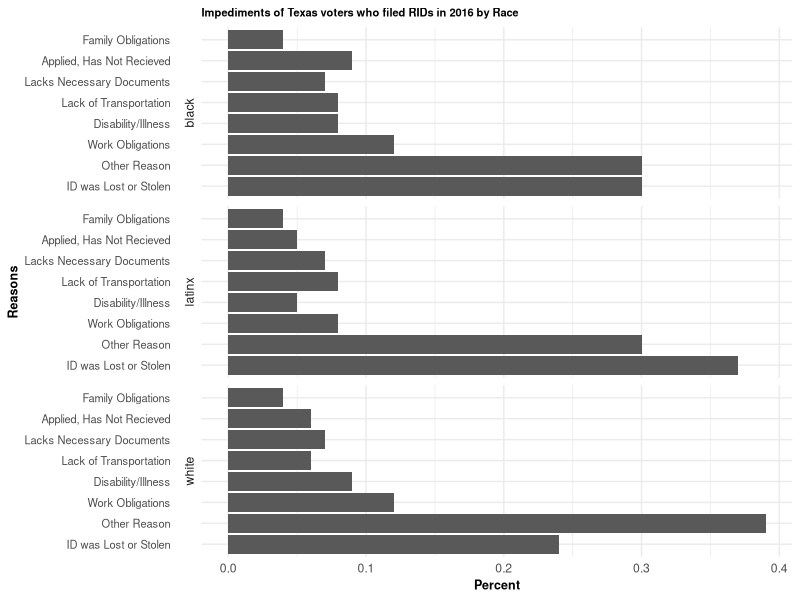
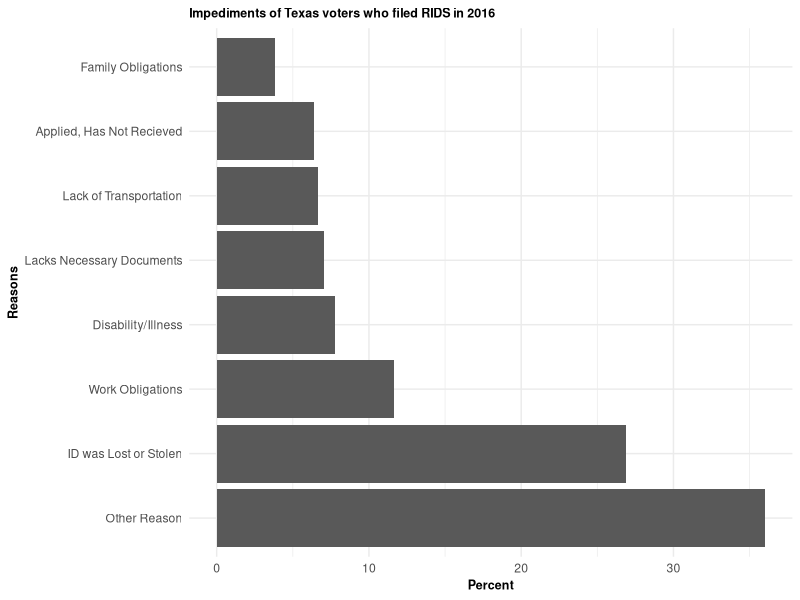
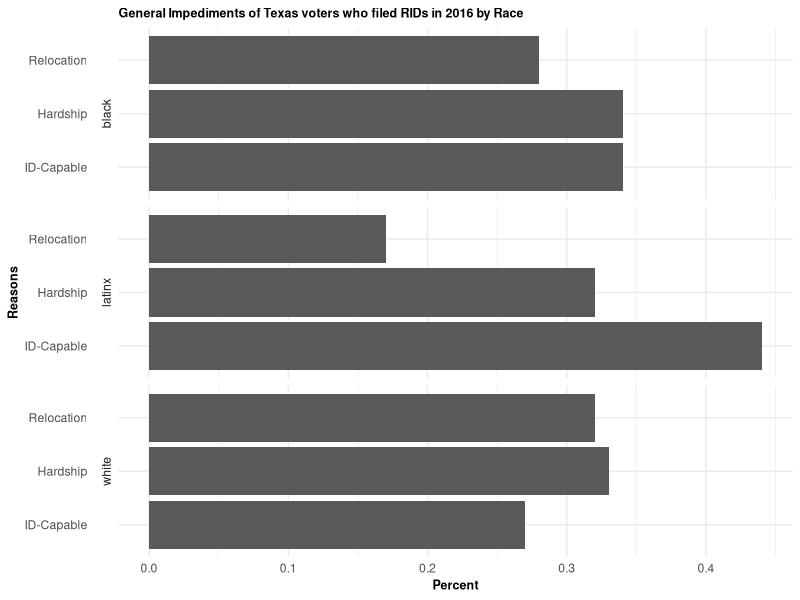

Reproduce these figures in R, in order.
## ---- chunk 1
#| include: false
#| warning: false
#| message: false

#### Workspace setup ####
library(tidyverse)
library(ggplot2)
library(knitr)

#### Load data ####
cleaned_reason_data <- read_csv("../../data/analysis_data/cleaned_reason_data.csv", show_col_types = FALSE)
## ---- chunk 2
#| echo: false # Code will run and its output will show but the code itself will not be included in the doc
#| warning: false # Warnings are not included 
#| message: false # Messages are not included 

## Figure A1: 
# https://dataverse.harvard.edu/file.xhtml?fileId=4328158&version=1.0

figure_A1_rep_all_data <- cleaned_reason_data |>
  select(family, applied, transport, birthcert, disability, work, lost, other, black, latino, white)

# White 
figure_A1_rep_white_data <- figure_A1_rep_all_data |>
  # Filter for white
  filter(white == 1) |>
  # Remove other races
  select(-c(black, latino)) |>
  # Get percentages 
  mutate( 
    "Family Obligations" = round(sum(family) / n(), 2),
    "Applied, Has Not Recieved" = round(sum(applied) / n(), 2),
    "Lack of Transportation" = round(sum(transport) / n(), 2),
    "Lacks Necessary Documents" = round(sum(birthcert) / n(), 2), 
    "Disability/Illness" = round(sum(disability) / n(), 2),
    "Work Obligations" = round(sum(work) / n(), 2), 
    "ID was Lost or Stolen" = round(sum(lost) / n(), 2), 
    "Other Reason" = round(sum(other) / n(), 2)
  ) |>
  # Remove the original columns
  select(-c(family, applied, transport, birthcert, disability, work, lost, other, white)) |>
  # Have the percentages only show up in 1 row
  unique() |>
  # Code snippet to convert to a 1-column matrix and then to a vector 
  # was adapted from the following: https://www.geeksforgeeks.org/convert-matrix-to-vector-in-r/
  t() |> # Convert 1-row matrix into a 1-column matrix
  c() |> # Convert to a vector
  tibble() |> # Change into a tibble
  rename( # Left side is the new name and the right side is the old name
    percent = "c(...)"
  ) |>
  mutate(
    reasons = c("Family Obligations", 
                "Applied, Has Not Recieved", 
                "Lack of Transportation", 
                "Lacks Necessary Documents",
                "Disability/Illness", 
                "Work Obligations", 
                "ID was Lost or Stolen",
                "Other Reason"),
     # Add column for race
    race = "white"
  ) 


# Black
figure_A1_rep_black_data <- figure_A1_rep_all_data |>
  # Filter for black
  filter(black == 1) |>
  # Remove other races
  select(-c(white, latino)) |>
  # Get percentages 
  mutate( 
    "Family Obligations" = round(sum(family) / n(), 2),
    "Applied, Has Not Recieved" = round(sum(applied) / n(), 2),
    "Lack of Transportation" = round(sum(transport) / n(), 2),
    "Lacks Necessary Documents" = round(sum(birthcert) / n(), 2), 
    "Disability/Illness" = round(sum(disability) / n(), 2),
    "Work Obligations" = round(sum(work) / n(), 2), 
    "ID was Lost or Stolen" = round(sum(lost) / n(), 2), 
    "Other Reason" = round(sum(other) / n(), 2)
  ) |>
  # Remove the original columns
  select(-c(family, applied, transport, birthcert, disability, work, lost, other, black)) |>
  # Have the percentages only show up in 1 row
  unique() |>
  # Code snippet to convert to a 1-column matrix and then to a vector 
  # was adapted from the following: https://www.geeksforgeeks.org/convert-matrix-to-vector-in-r/
  t() |> # Convert 1-row matrix into a 1-column matrix
  c() |> # Convert to a vector
  tibble() |> # Change into a tibble
  rename( # Left side is the new name and the right side is the old name
    percent = "c(...)"
  ) |>
  mutate(
    reasons = c("Family Obligations", 
                "Applied, Has Not Recieved", 
                "Lack of Transportation", 
                "Lacks Necessary Documents",
                "Disability/Illness", 
                "Work Obligations", 
                "ID was Lost or Stolen",
                "Other Reason"),
    # Add column for race
    race = "black"
  ) 

# Latinx
figure_A1_rep_latinx_data <- figure_A1_rep_all_data |>
  # Filter for Latino
  filter(latino == 1) |>
  # Remove other races
  select(-c(white, black)) |>
  # Get percentages 
  mutate( 
    "Family Obligations" = round(sum(family) / n(), 2),
    "Applied, Has Not Recieved" = round(sum(applied) / n(), 2),
    "Lack of Transportation" = round(sum(transport) / n(), 2),
    "Lacks Necessary Documents" = round(sum(birthcert) / n(), 2), 
    "Disability/Illness" = round(sum(disability) / n(), 2),
    "Work Obligations" = round(sum(work) / n(), 2), 
    "ID was Lost or Stolen" = round(sum(lost) / n(), 2), 
    "Other Reason" = round(sum(other) / n(), 2)
  ) |>
  # Remove the original columns
  select(-c(family, applied, transport, birthcert, disability, work, lost, other, latino)) |>
  # Have the percentages only show up in 1 row
  unique() |> # Code snippet to convert to a 1-column matrix and then to a vector
  # Code snippet to convert to a 1-column matrix and then to a vector 
  # was adapted from the following: https://www.geeksforgeeks.org/convert-matrix-to-vector-in-r/
  t() |> # Convert 1-row matrix into a 1-column matrix
  c() |> # Convert to a vector
  tibble() |> # Change into a tibble
  rename( # Left side is the new name and the right side is the old name
    percent = "c(...)"
  ) |>
  mutate(
    reasons = c("Family Obligations", 
                "Applied, Has Not Recieved", 
                "Lack of Transportation", 
                "Lacks Necessary Documents",
                "Disability/Illness", 
                "Work Obligations", 
                "ID was Lost or Stolen",
                "Other Reason"),
    # Add column for race
    race = "latinx"
  ) 

# Combine all
# Referenced code from here: https://help.qresearchsoftware.com/hc/en-us/articles/4446615637775-How-to-Merge-Tables-Using-R
combined_figure_A1_data <- rbind(figure_A1_rep_white_data, figure_A1_rep_black_data)
combined_figure_A1_data <- rbind(combined_figure_A1_data, figure_A1_rep_latinx_data)
## ---- chunk 3
#| label: fig-a1
#| fig-cap: Impediments of Texas voters who filed RIDs in 2016 by Race (Figure A1 from paper)
#| echo: false # Code will run and its output will show but the code itself will not be included in the doc
#| warning: false # Warnings are not included 
#| message: false # Messages are not included 

# Graph
# Referenced code from https://r-graph-gallery.com/267-reorder-a-variable-in-ggplot2.html
# To figure out how to sort 
combined_figure_A1_data |>
  mutate(reasons = fct_reorder(reasons, desc(percent))) |>
  ggplot(mapping = aes(x = reasons, y = percent)) +
  geom_bar(stat="identity") +
  theme_minimal() +
  labs(
    x = "Reasons",
    y = "Percent"
  ) +
  coord_flip() + 
  # Referenced code from https://github.com/tidyverse/ggplot2/issues/2762
  # to figure out how to put labels on the left and use facet_grid
  facet_grid(vars(race), switch = "y") +
  guides(x = guide_axis(angle = 0), ) +
  theme(plot.title = element_text(size = 8, face = "bold"),
        axis.title=element_text(size = 9, face = "bold"),
        axis.text.y = element_text(size = 8)) + 
  ggtitle("Impediments of Texas voters who filed RIDs in 2016 by Race")
## ---- chunk 4
#| label: tbl-a1
#| tbl-cap: Impediments of Texas voters who filed RIDs in 2016 by Race (Corresponds to Figure A1 from paper)
#| echo: false # Code will run and its output will show but the code itself will not be included in the doc
#| warning: false # Warnings are not included 
#| message: false # Messages are not included 
# Table
combined_figure_A1_data |>
  kable()
## ---- chunk 5
#| echo: false # Code will run and its output will show but the code itself will not be included in the doc
#| warning: false # Warnings are not included 
#| message: false # Messages are not included 

figure_2_rep_data <- cleaned_reason_data |>
  select(family, applied, transport, birthcert, disability, work, lost, other) |>
  # Get percentages 
  mutate( 
    "Family Obligations" = round((sum(family) / n()) * 100, 2),
    "Applied, Has Not Recieved" = round((sum(applied) / n()) * 100, 2),
    "Lack of Transportation" = round((sum(transport) / n()) * 100, 2),
    "Lacks Necessary Documents" = round((sum(birthcert) / n()) * 100, 2), 
    "Disability/Illness" = round((sum(disability) / n()) * 100, 2),
    "Work Obligations" = round((sum(work) / n()) * 100, 2), 
    "ID was Lost or Stolen" = round((sum(lost) / n()) * 100, 2), 
    "Other Reason" = round((sum(other) / n()) * 100, 2)
  ) |>
  # Remove the original columns
  select(-c(family, applied, transport, birthcert, disability, work, lost, other)) |>
  # Have the percentages only show up in 1 row
  unique() |>
  # Code snippet to convert to a 1-column matrix and then to a vector 
  # was adapted from the following: https://www.geeksforgeeks.org/convert-matrix-to-vector-in-r/
  t() |> # Convert 1-row matrix into a 1-column matrix
  c() |> # Convert to a vector
  tibble() |> # Change into a tibble
  rename( # Left side is the new name and the right side is the old name
    percent = "c(...)"
  ) |>
  mutate(
    reasons = c("Family Obligations", 
                "Applied, Has Not Recieved", 
                "Lack of Transportation", 
                "Lacks Necessary Documents",
                "Disability/Illness", 
                "Work Obligations", 
                "ID was Lost or Stolen",
                "Other Reason"
                )
  ) 
## ---- chunk 6
#| label: fig-second
#| fig-cap: Impediments of Texas voters who filed RIDs in 2016 (Figure 2 from paper)
#| echo: false # Code will run and its output will show but the code itself will not be included in the doc
#| warning: false # Warnings are not included 
#| message: false # Messages are not included 

# Referenced code from https://r-graph-gallery.com/267-reorder-a-variable-in-ggplot2.html
# To figure out how to sort 
# Graph
figure_2_rep_data |>
  mutate(reasons = fct_reorder(reasons, desc(percent))) |>
  ggplot(mapping = aes(x = reasons, y = percent)) +
  geom_bar(stat="identity") +
  ggtitle("Impediments of Texas voters who filed RIDS in 2016") +
  coord_flip() + 
  theme_minimal() +
  labs(x = "Reasons", y = "Percent") +
  theme(plot.title = element_text(size = 9, face = "bold"),
        axis.title = element_text(size = 9, face = "bold")) 


## ---- chunk 7
#| label: tbl-second
#| tbl-cap: Impediments of Texas voters who filed RIDs in 2016 (Figure 2 from paper)
#| echo: false # Code will run and its output will show but the code itself will not be included in the doc
#| warning: false # Warnings are not included 
#| message: false # Messages are not included 
# Table
figure_2_rep_data |> 
  kable()
## ---- chunk 8
#| echo: false # Code will run and its output will show but the code itself will not be included in the doc
#| warning: false # Warnings are not included 
#| message: false # Messages are not included 

figure_A3_rep_all_data <- cleaned_reason_data |>
  select(relocation, id_capable, hardship, black, latino, white)

# White 
figure_A3_rep_white_data <- figure_A3_rep_all_data |>
  # Filter for white
  filter(white == 1) |>
  # Remove other races
  select(-c(black, latino)) |>
  # Get percentages 
  mutate( 
    "Relocation" = round(sum(relocation) / n(), 2),
    "Hardship" = round(sum(hardship) / n(), 2),
    "ID-Capable" = round(sum(id_capable) / n(), 2)
  ) |>
  # Remove the original columns
  select(-c(relocation, id_capable, hardship, white)) |>
  # Have the percentages only show up in 1 row
  unique() |>
  # Code snippet to convert to a 1-column matrix and then to a vector 
  # was adapted from the following: https://www.geeksforgeeks.org/convert-matrix-to-vector-in-r/
  t() |> # Convert 1-row matrix into a 1-column matrix
  c() |> # Convert to a vector
  tibble() |> # Change into a tibble
  rename( # Left side is the new name and the right side is the old name
    percent = "c(...)"
  ) |>
  mutate(
    reasons = c("Relocation", 
                "Hardship", 
                "ID-Capable"),
    # Add column for race
    race = "white"
  ) 


# Black 
figure_A3_rep_black_data <- figure_A3_rep_all_data |>
  # Filter for black
  filter(black == 1) |>
  # Remove other races
  select(-c(white, latino)) |>
  # Get percentages 
  mutate( 
    "Relocation" = round(sum(relocation) / n(), 2),
    "Hardship" = round(sum(hardship) / n(), 2),
    "ID-Capable" = round(sum(id_capable) / n(), 2)
  ) |>
  # Remove the original columns
  select(-c(relocation, id_capable, hardship, black)) |>
  # Have the percentages only show up in 1 row
  unique() |>
  # Code snippet to convert to a 1-column matrix and then to a vector 
  # was adapted from the following: https://www.geeksforgeeks.org/convert-matrix-to-vector-in-r/
  t() |> # Convert 1-row matrix into a 1-column matrix
  c() |> # Convert to a vector
  tibble() |> # Change into a tibble
  rename( # Left side is the new name and the right side is the old name
    percent = "c(...)"
  ) |>
  mutate(
    reasons = c("Relocation", 
                "Hardship", 
                "ID-Capable"),
    # Add column for race
    race = "black"
  ) 

# Black 
figure_A3_rep_latinx_data <- figure_A3_rep_all_data |>
  # Filter for latino
  filter(latino == 1) |>
  # Remove other races
  select(-c(white, black)) |>
  # Get percentages 
  mutate( 
    "Relocation" = round(sum(relocation) / n(), 2),
    "Hardship" = round(sum(hardship) / n(), 2),
    "ID-Capable" = round(sum(id_capable) / n(), 2)
  ) |>
  # Remove the original columns
  select(-c(relocation, id_capable, hardship, latino)) |>
  # Have the percentages only show up in 1 row
  unique() |>
  # Code snippet to convert to a 1-column matrix and then to a vector 
  # was adapted from the following: https://www.geeksforgeeks.org/convert-matrix-to-vector-in-r/
  t() |> # Convert 1-row matrix into a 1-column matrix
  c() |> # Convert to a vector
  tibble() |> # Change into a tibble
  rename( # Left side is the new name and the right side is the old name
    percent = "c(...)"
  ) |>
  mutate(
    reasons = c("Relocation", 
                "Hardship", 
                "ID-Capable"),
    # Add column for race
    race = "latinx"
  ) 

# Combine all
# Referenced code from here: https://help.qresearchsoftware.com/hc/en-us/articles/4446615637775-How-to-Merge-Tables-Using-R
combined_figure_A3_data <- rbind(figure_A3_rep_white_data, figure_A3_rep_black_data)
combined_figure_A3_data <- rbind(combined_figure_A3_data, figure_A3_rep_latinx_data)
## ---- chunk 9
#| label: fig-a3
#| fig-cap: General Impediments of Texas voters who filed RIDs in 2016 by Race (Figure A3 from paper)
#| echo: false # Code will run and its output will show but the code itself will not be included in the doc
#| warning: false # Warnings are not included 
#| message: false # Messages are not included 
# Graph
# Referenced code from https://r-graph-gallery.com/267-reorder-a-variable-in-ggplot2.html
# To figure out how to sort 
combined_figure_A3_data |>
  mutate(reasons = fct_reorder(reasons, desc(percent))) |>
  ggplot(mapping = aes(x = reasons, y = percent)) +
  geom_bar(stat="identity") +
  theme_minimal() +
  labs(
    x = "Reasons",
    y = "Percent"
  ) +
  coord_flip() + 
  # Referenced code from https://github.com/tidyverse/ggplot2/issues/2762
  # to figure out how to put labels on the left and use facet_grid
  facet_grid(vars(race), switch = "y") +
  guides(x = guide_axis(angle = 0), ) +
  theme(plot.title = element_text(size = 9, face = "bold"),
        axis.title=element_text(size = 9, face = "bold")) + 
  ggtitle("General Impediments of Texas voters who filed RIDs in 2016 by Race")
## ---- chunk 10
#| label: tbl-a3
#| tbl-cap: General Impediments of Texas voters who filed RIDs in 2016 by Race (Figure A3 from paper)
#| echo: false # Code will run and its output will show but the code itself will not be included in the doc
#| warning: false # Warnings are not included 
#| message: false # Messages are not included 

# Table
combined_figure_A3_data |>
  kable()
